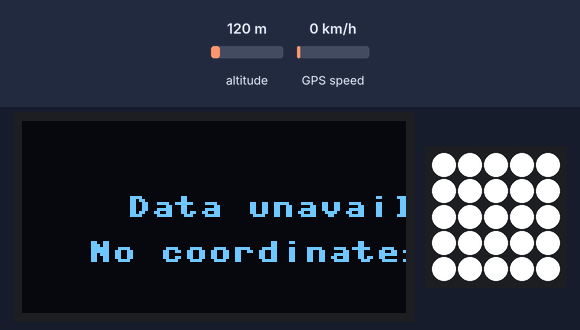
This program was run on a simulated Raspberry Pi Pico running MicroPython. Shown: 128×64 one-colour display, 5×5 RGB LED matrix. The inputs (shaded band) are chosen by the test bench; at power-on: altitude 120 m, GPS speed 0 km/h. The GPS gets a fix after 3 s at 37.7749, -122.4194 with 8 satellites; the 25 LEDs are laid out as on the BitDogLab board (LED 0 bottom right, every second row reversed); library files of the repository ran but are not shown: micropyGPS.py; what the program prints to the serial console is not drawn.

Above: at 0.1 s.
At 3.2 s:
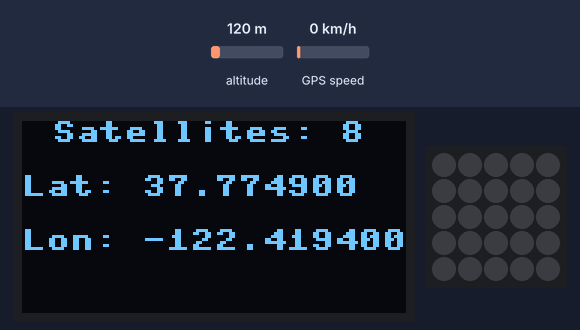

The program:

GPS_V2A.py
```python
# aqui usamos o slot I2C0 conectando a um módulo GPS NEO 6 ou superior
# A conecção é: amarelo com o Tx do módulo GPS - Branco com o RX do módulo - Vermelho  com o VCC do módulo - preto com o GND
# Neste exemplo, map_snr_to_intensity converte o valor de SNR para uma intensidade de LED, e update_led_matrix atualiza a matriz de LEDs com essas intensidades.


from machine import Pin, UART, I2C
import neopixel
import utime
from ssd1306 import SSD1306_I2C
from micropyGPS import MicropyGPS


snr_values = []

# Initialize GPS module
gps_module = UART(0, baudrate=9600, tx=Pin(0), rx=Pin(1))
time_zone = -3
gps = MicropyGPS(time_zone)  # Instancia do objeto GPS

# Initialize I2C and OLED display
i2c = I2C(1, sda=Pin(14), scl=Pin(15), freq=400000)
oled = SSD1306_I2C(128, 64, i2c)

# Inicializa a matriz de NeoPixels no GPIO7
NUM_LEDS = 25
np = neopixel.NeoPixel(Pin(7), NUM_LEDS)

def clear_leds():
    for i in range(NUM_LEDS):
        np[i] = (0, 0, 0)  # Define todas as cores para preto (apagado)
    np.write()  # Atualiza a matriz de LEDs com as novas cores

# Apaga todos os LEDs
clear_leds()

# Initialize GPS module
#gps_module = UART(1, baudrate=9600, tx=Pin(4), rx=Pin(5))
gps_module = UART(0, baudrate=9600, tx=Pin(0), rx=Pin(1))
time_zone = -3
gps = MicropyGPS(time_zone)

def convert_coordinates(sections):
    if sections[0] == 0:  # sections[0] contains the degrees
        return None

    # sections[1] contains the minutes
    data = sections[0] + (sections[1] / 60.0)

    # sections[2] contains 'E', 'W', 'N', 'S'
    if sections[2] == 'S':
        data = -data
    if sections[2] == 'W':
        data = -data

    data = '{0:.6f}'.format(data)  # 6 decimal places
    return str(data)

def test_led_matrix(np):
    for i in range(NUM_LEDS):
        np[i] = (255, 255, 255)  # Cor branca
    np.write()

test_led_matrix(np)


def clear_matrix(np):
    # Cria uma matriz 5x5 com todas as cores definidas como preto (desligadas)
    off_matrix = [[(0, 0, 0) for _ in range(5)] for _ in range(5)]

    # Inverte a matriz
    inverted_matrix = off_matrix[::-1]

    # Exibe a matriz invertida nos LEDs
    for i in range(5):
        for j in range(5):
            np[i*5+j] = inverted_matrix[i][j]

    np.write()

# Apaga a matriz
#clear_matrix(np)

def map_snr_to_intensity(snr):
    # Mapeia SNR para intensidade do LED (ajuste os valores conforme necessário)
    return int((snr / 50) * 255)

def update_led_matrix(np, snr_values):
    # Limpa a matriz antes de atualizar
    clear_matrix(np)

    for col, snr in enumerate(snr_values[:5]):  # Limita a 5 valores
        intensity = map_snr_to_intensity(snr)
        # Calcula a altura da barra com base no SNR
        bar_height = int((snr / 50) * 5)  # Exemplo: SNR de 50 dá uma altura total (5)
        for row in range(5 - bar_height, 5):  # Preenche de baixo para cima
            np[row * 5 + col] = (intensity, intensity, intensity)  # Coloca a cor

    np.write()

def clear_matrix(np):
    for i in range(NUM_LEDS):
        np[i] = (0, 0, 0)
    np.write()

""" teste
# Valores de SNR simulados para teste
snr_test_values = [10, 20, 30, 40, 50]  # Substitua por valores representativos
update_led_matrix(np, snr_test_values)

# Aguarde alguns segundos para visualizar a matriz de LEDs
utime.sleep(5)

# Limpar a matriz de LEDs após o teste
clear_leds()
"""

while True:
    snr_values.clear()  # Limpa a lista de valores de SNR

    length = gps_module.any()
    if length > 0:
        data = gps_module.read(length)
        for byte in data:
            message = gps.update(chr(byte))

    latitude = convert_coordinates(gps.latitude)
    longitude = convert_coordinates(gps.longitude)

    if latitude is None or longitude is None:
        oled.fill(0)
        oled.text("Data unavailable", 35, 25)
        oled.text("No coordinates", 22, 40)
        oled.show()
        continue

    count = 0
    for sat_id, sat_info in gps.satellite_data.items():
        if count >= 5:
            break  # Limitar aos 5 primeiros satélites ativos

        if sat_info[0] and len(sat_info) > 3 and sat_info[3] is not None:
            snr = sat_info[3]  # SNR está na 4ª posição da tupla
            snr_values.append(snr)
            count += 1

    # Atualiza a matriz de LEDs
    update_led_matrix(np, snr_values)

    oled.fill(0)
    oled.text('Satellites: ' + str(gps.satellites_in_use), 10, 0)
    oled.text('Lat: ' + latitude, 0, 18)
    print('Lat: ' + latitude)
    oled.text('Lon: ' + longitude, 0, 36)
    print('Lon: ' + longitude)
    print("Valores reais de SNR:", snr_values)

    oled.show()
```
